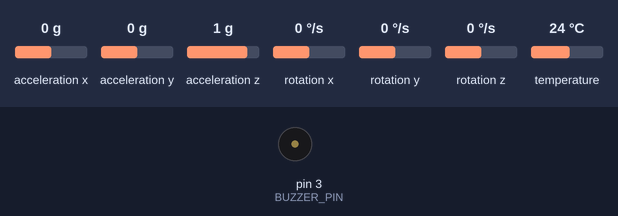
Bench run of a sketch on a simulated Arduino Uno, built with avr-gcc and run on an emulated ATmega328P. Shown: buzzer (waves = sounding). The inputs (shaded band) are chosen by the test bench; at power-on: acceleration x 0 g, acceleration z 1 g, acceleration y 0 g, rotation x 0 °/s, rotation y 0 °/s, rotation z 0 °/s, temperature 24 °C. No radio packets arrive unless stated; what the sketch prints to the serial monitor is not drawn.

Above: at 1.2 s.
1.3 s: acceleration x set to -0.7 g
2.8 s: acceleration x set to -1 g
At 3.85 s:
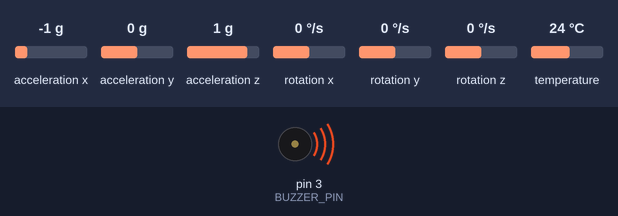
5.8 s: acceleration z set to -0.8 g
At 6.1 s:
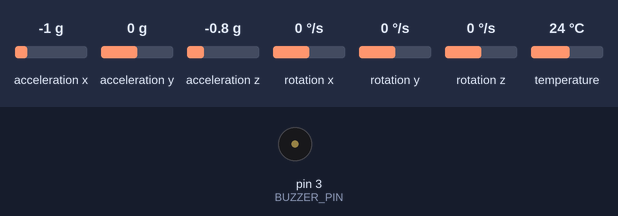
8.8 s: acceleration z set to 0 g
At 8.96 s:
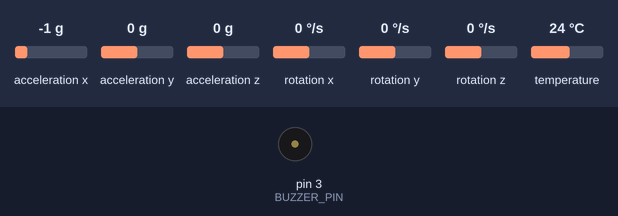
11.8 s: acceleration x set to 0 g
At 11.8 s:
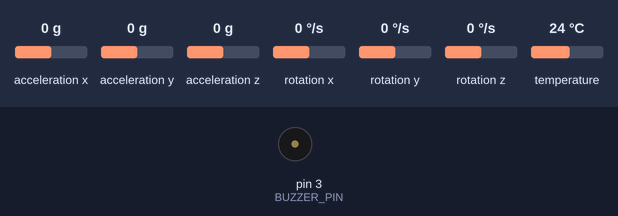
13.3 s: acceleration x set to -1.4 g
At 13.45 s:
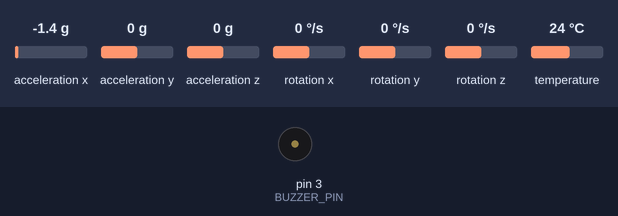
Timing chart, 0 to 17.3 s (numbered marks = the images above; inputs shaded):
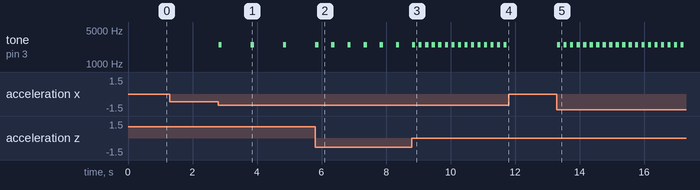

Measured:
- the behaviour switches between -0.8 and -0.9 g on acceleration x (found by bisection; images 0 and 1)
- after the input at 2.8 s, tone on pin 3 (BUZZER_PIN): alternates 2500 Hz for 0.10 s and silent for 0.90 s, starting at once
- after the input at 5.8 s, tone on pin 3 (BUZZER_PIN): alternates 2500 Hz for 0.10 s and silent for 0.40 s, starting after 0.51 s
- after the input at 8.8 s, tone on pin 3 (BUZZER_PIN): alternates 2500 Hz for 0.10 s and silent for 0.10 s, starting after 0.21 s
- after the input at 11.8 s, tone on pin 3 (BUZZER_PIN): stops changing and stays silent
- after the input at 13.3 s, tone on pin 3 (BUZZER_PIN): alternates 2500 Hz for 0.10 s and silent for 0.10 s, starting at once

The sketch:

car_module.ino
```cpp
#include <SPI.h>
#include "RF24.h"
#include <MPU6050_tockn.h>
#include <Wire.h>


// RF24 init
#define CE 7
#define CS 8
byte transmitterAddress[] = "transmitter00";  // change this
byte recieverAddress[] = "reciever00";  // change this

RF24 nRF(CS, CE);

// mpu initialization
MPU6050 mpu(Wire);

// buzzer
#define BUZZER_PIN 3
const int ALERT_ANGLE_LOW = 40;
const int ALERT_ANGLE_MID = 50;
const int ALERT_ANGLE_HI = 60;

const int INTERVAL_LOW = 500;
const int INTERVAL_MID = 250;
const int INTERVAL_HI = 100;

unsigned long previousMillis = 0;
bool alertState = false;

void playAlert(bool play = 1, unsigned int interval = INTERVAL_LOW) {
  if (play) {
    unsigned long currentMillis = millis();

    if (currentMillis - previousMillis >= interval) {
      previousMillis = currentMillis;

      if (alertState == false) {
        alertState = true;
        Serial.println("on");
      }
      else {
        alertState = false;
        Serial.println("off");
      }

      if (alertState == true) {
        tone(BUZZER_PIN, 2500, 100);
      }
      else {
        noTone(BUZZER_PIN);
      }
    }
  }
  else {
    noTone(BUZZER_PIN);
  }
}

void setup() {
  Serial.begin(9600);
  Wire.begin();

  Serial.println(F("Initializing I2C devices..."));
  mpu.begin();
  //mpu.calcGyroOffsets(true);  // uncomment this for calibration
  mpu.setGyroOffsets(-1.5, 0.4, 0.07);

  Serial.println("Transmitter setup.");
  nRF.begin();
  nRF.setPALevel(RF24_PA_LOW);
  nRF.openWritingPipe(transmitterAddress);
  nRF.openReadingPipe(1, recieverAddress);
  nRF.startListening();
  Serial.println("Transmitter setup done!");
}

void loop() {
  // measure angles
  mpu.update();

  // sending data
  float values[4];
  values[0] = mpu.getAngleX();
  values[1] =  mpu.getAngleY();
  values[2] =  mpu.getAngleZ();
  values[3] = mpu.getTemp();

  //Serial.println("Sending data");
  nRF.stopListening();
  if (!nRF.write(&values, sizeof(values))) {
    //Serial.println("Data not sent!");
  }
  else {
    //Serial.println("Data sent!");
  }

  int maxAngle = max(abs(values[0]), abs(values[1]));
  Serial.println(maxAngle);

  if (ALERT_ANGLE_LOW < maxAngle && maxAngle < ALERT_ANGLE_MID) {
    playAlert(1, INTERVAL_LOW);
  }
  if (ALERT_ANGLE_MID < maxAngle && maxAngle < ALERT_ANGLE_HI) {
    playAlert(1, INTERVAL_MID);
  }
  if (maxAngle > ALERT_ANGLE_HI) {
    playAlert(1, INTERVAL_HI);
  }
  if (ALERT_ANGLE_LOW > maxAngle) {
    playAlert(0);
  }
}
```
